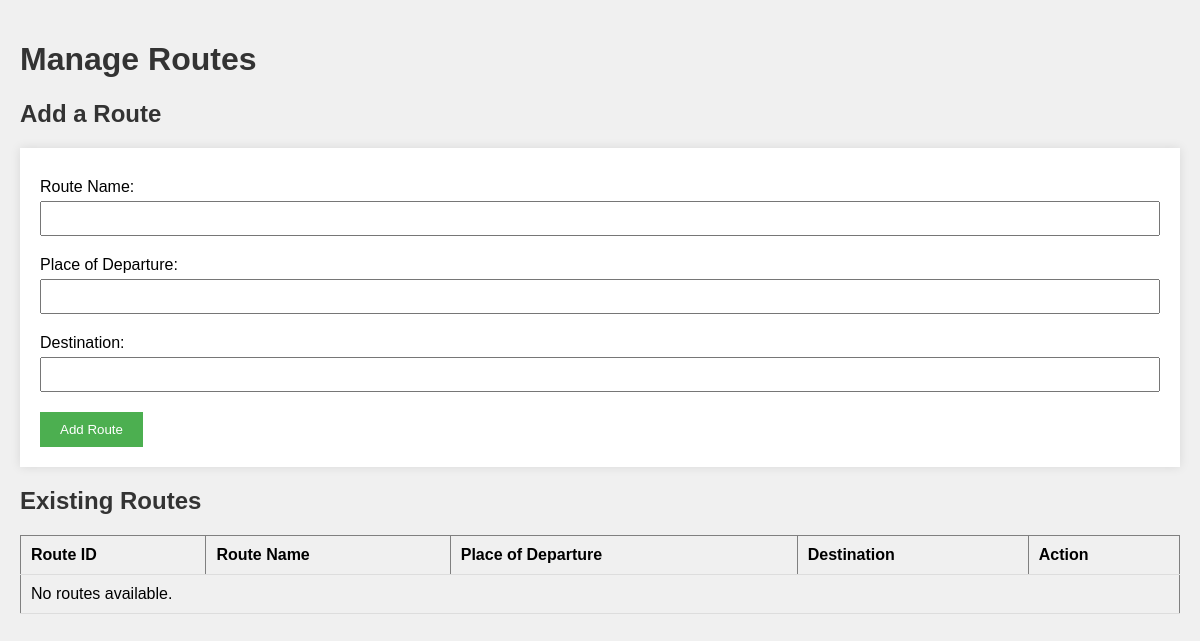
The app's page /app/admin/routes.php, older data.
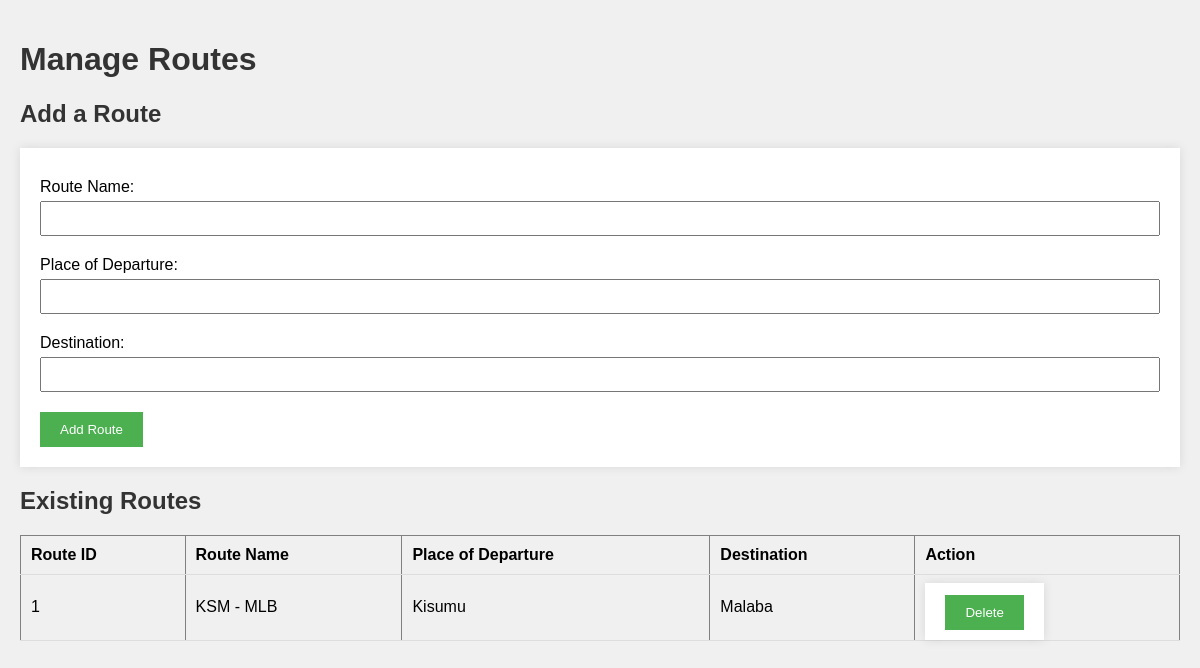
The same page, newer data.
### tables this page shows
CREATE TABLE `routes` (
  `route_id` int NOT NULL,
  `route_name` varchar(100) NOT NULL,
  `place_of_departure` varchar(100) NOT NULL,
  `destination` varchar(100) NOT NULL
);

### app/admin/routes.php (the view, shortened to what this page needs)
<?php
$conn = connect_db();
$result = $conn->query("SELECT * FROM routes");
?>
<!DOCTYPE html>
<html lang="en">
<head>
</head>
<body>
    <h1>Manage Routes</h1>
    <h2>Add a Route</h2>
    <form action="routes.php" method="post">
        <label for="route_name">Route Name:</label>
        <input type="text" id="route_name" name="route_name" required>
        <br>
        <label for="place_of_departure">Place of Departure:</label>
        <input type="text" id="place_of_departure" name="place_of_departure" required>
        <br>
        <label for="destination">Destination:</label>
        <input type="text" id="destination" name="destination" required>
        <br>
        <input type="submit" value="Add Route">
    </form>
    <h2>Existing Routes</h2>
    <table border="1">
        <tr>
            <th>Route ID</th>
            <th>Route Name</th>
            <th>Place of Departure</th>
            <th>Destination</th>
            <th>Action</th>
        </tr>
        <?php if ($result->num_rows > 0) : ?>
            <?php while ($row = $result->fetch_assoc()) : ?>
                <tr>
                    <td><?= htmlspecialchars($row['route_id']) ?></td>
                    <td><?= htmlspecialchars($row['route_name']) ?></td>
                    <td><?= htmlspecialchars($row['place_of_departure']) ?></td>
                    <td><?= htmlspecialchars($row['destination']) ?></td>
                    <td>
                        <form action="routes.php" method="post" style="display:inline;">
                            <input type="submit" name="delete_route" value="Delete">
                        </form>
                    </td>
                </tr>
            <?php endwhile; ?>
        <?php else : ?>
            <tr>
                <td colspan="5">No routes available.</td>
            </tr>
        <?php endif; ?>
    </table>
</body>
</html>

Row changes from the older to the newer data that the page shows:
added routes: route_id "1", route_name "KSM - MLB", place_of_departure "Kisumu", destination "Malaba"
Text that changed along with them:
text no longer shown: "No routes available."
